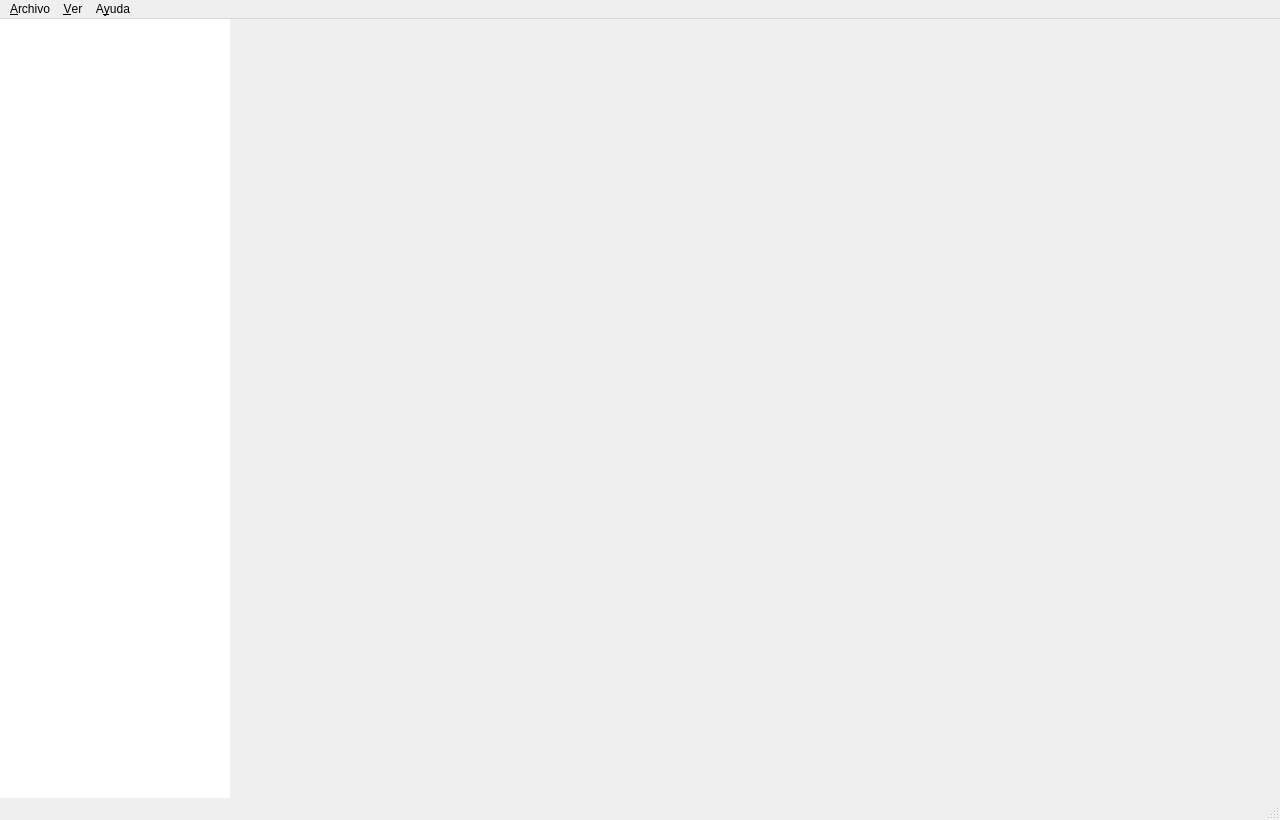
<?xml version="1.0" encoding="UTF-8"?>
<ui version="4.0">
 <class>MainWindow</class>
 <widget class="QMainWindow" name="MainWindow">
  <property name="geometry">
   <rect>
    <x>0</x>
    <y>0</y>
    <width>1280</width>
    <height>820</height>
   </rect>
  </property>
  <property name="windowTitle">
   <string>Raphi</string>
  </property>
  <widget class="QWidget" name="centralwidget">
   <layout class="QHBoxLayout" name="horizontalLayout">
    <property name="leftMargin">
     <number>0</number>
    </property>
    <property name="topMargin">
     <number>0</number>
    </property>
    <property name="rightMargin">
     <number>0</number>
    </property>
    <property name="bottomMargin">
     <number>0</number>
    </property>
    <property name="spacing">
     <number>0</number>
    </property>
    <item>
     <widget class="QListWidget" name="navList">
      <property name="maximumSize">
       <size>
        <width>230</width>
        <height>16777215</height>
       </size>
      </property>
      <property name="minimumSize">
       <size>
        <width>200</width>
        <height>0</height>
       </size>
      </property>
      <property name="iconSize">
       <size>
        <width>22</width>
        <height>22</height>
       </size>
      </property>
      <property name="spacing">
       <number>4</number>
      </property>
      <property name="frameShape">
       <enum>QFrame::NoFrame</enum>
      </property>
     </widget>
    </item>
    <item>
     <widget class="QStackedWidget" name="pagesStack"/>
    </item>
   </layout>
  </widget>
  <widget class="QMenuBar" name="menubar">
   <property name="geometry">
    <rect>
     <x>0</x>
     <y>0</y>
     <width>1280</width>
     <height>30</height>
    </rect>
   </property>
   <widget class="QMenu" name="menuArchivo">
    <property name="title">
     <string>&amp;Archivo</string>
    </property>
    <addaction name="actionSalir"/>
   </widget>
   <widget class="QMenu" name="menuVer">
    <property name="title">
     <string>&amp;Ver</string>
    </property>
   </widget>
   <widget class="QMenu" name="menuAyuda">
    <property name="title">
     <string>A&amp;yuda</string>
    </property>
    <addaction name="actionAcercaDe"/>
   </widget>
   <addaction name="menuArchivo"/>
   <addaction name="menuVer"/>
   <addaction name="menuAyuda"/>
  </widget>
  <widget class="QStatusBar" name="statusbar"/>
  <action name="actionSalir">
   <property name="text">
    <string>&amp;Salir</string>
   </property>
   <property name="shortcut">
    <string>Ctrl+Q</string>
   </property>
  </action>
  <action name="actionAcercaDe">
   <property name="text">
    <string>&amp;Acerca de Raphi</string>
   </property>
  </action>
 </widget>
 <resources/>
 <connections/>
</ui>
